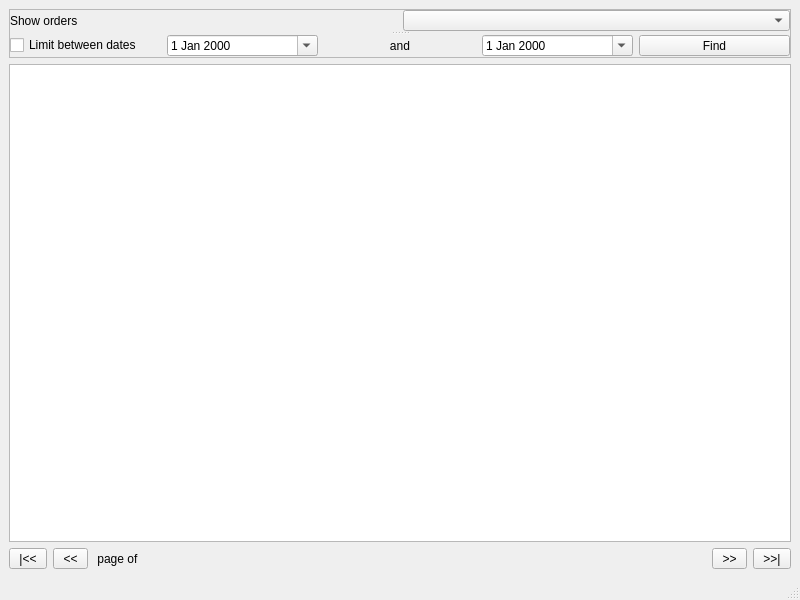
<?xml version="1.0" encoding="UTF-8"?>
<ui version="4.0">
 <class>OrderWindow</class>
 <widget class="QMainWindow" name="OrderWindow">
  <property name="geometry">
   <rect>
    <x>0</x>
    <y>0</y>
    <width>800</width>
    <height>600</height>
   </rect>
  </property>
  <property name="windowTitle">
   <string>MainWindow</string>
  </property>
  <widget class="QWidget" name="centralwidget">
   <layout class="QVBoxLayout" name="verticalLayout">
    <item>
     <widget class="QSplitter" name="splitter">
      <property name="maximumSize">
       <size>
        <width>16777215</width>
        <height>16777215</height>
       </size>
      </property>
      <property name="frameShape">
       <enum>QFrame::StyledPanel</enum>
      </property>
      <property name="frameShadow">
       <enum>QFrame::Sunken</enum>
      </property>
      <property name="orientation">
       <enum>Qt::Vertical</enum>
      </property>
      <widget class="QWidget" name="layoutWidget">
       <layout class="QHBoxLayout" name="horizontalLayout_2">
        <item>
         <widget class="QLabel" name="label_2">
          <property name="maximumSize">
           <size>
            <width>16777215</width>
            <height>80</height>
           </size>
          </property>
          <property name="text">
           <string>Show orders</string>
          </property>
         </widget>
        </item>
        <item>
         <widget class="QComboBox" name="order_by_combo"/>
        </item>
       </layout>
      </widget>
      <widget class="QWidget" name="layoutWidget">
       <layout class="QHBoxLayout" name="horizontalLayout">
        <item>
         <widget class="QCheckBox" name="search_limit_checkbox">
          <property name="text">
           <string>Limit between dates</string>
          </property>
         </widget>
        </item>
        <item>
         <widget class="QDateEdit" name="search_date_from">
          <property name="calendarPopup">
           <bool>true</bool>
          </property>
         </widget>
        </item>
        <item>
         <widget class="QLabel" name="label">
          <property name="text">
           <string>and</string>
          </property>
          <property name="alignment">
           <set>Qt::AlignCenter</set>
          </property>
         </widget>
        </item>
        <item>
         <widget class="QDateEdit" name="search_date_to">
          <property name="calendarPopup">
           <bool>true</bool>
          </property>
         </widget>
        </item>
        <item>
         <widget class="QPushButton" name="find_guest_button">
          <property name="text">
           <string>Find</string>
          </property>
         </widget>
        </item>
       </layout>
      </widget>
     </widget>
    </item>
    <item>
     <widget class="QTableView" name="tableView"/>
    </item>
    <item>
     <layout class="QHBoxLayout" name="horizontalLayout_4">
      <item>
       <layout class="QHBoxLayout" name="horizontalLayout_3">
        <item>
         <layout class="QHBoxLayout" name="horizontalLayout_5">
          <item>
           <widget class="QToolButton" name="first_page_button">
            <property name="text">
             <string> |&lt;&lt; </string>
            </property>
           </widget>
          </item>
          <item>
           <widget class="QToolButton" name="prev_button">
            <property name="text">
             <string> &lt;&lt; </string>
            </property>
           </widget>
          </item>
         </layout>
        </item>
        <item>
         <widget class="QLabel" name="page_label">
          <property name="text">
           <string> page of</string>
          </property>
         </widget>
        </item>
        <item>
         <layout class="QHBoxLayout" name="horizontalLayout_6">
          <item>
           <widget class="QToolButton" name="next_button">
            <property name="text">
             <string> &gt;&gt; </string>
            </property>
           </widget>
          </item>
          <item>
           <widget class="QToolButton" name="last_page_button">
            <property name="text">
             <string> &gt;&gt;| </string>
            </property>
           </widget>
          </item>
         </layout>
        </item>
       </layout>
      </item>
     </layout>
    </item>
   </layout>
  </widget>
  <widget class="QMenuBar" name="menubar">
   <property name="geometry">
    <rect>
     <x>0</x>
     <y>0</y>
     <width>800</width>
     <height>22</height>
    </rect>
   </property>
  </widget>
  <widget class="QStatusBar" name="statusbar"/>
 </widget>
 <resources/>
 <connections/>
</ui>
